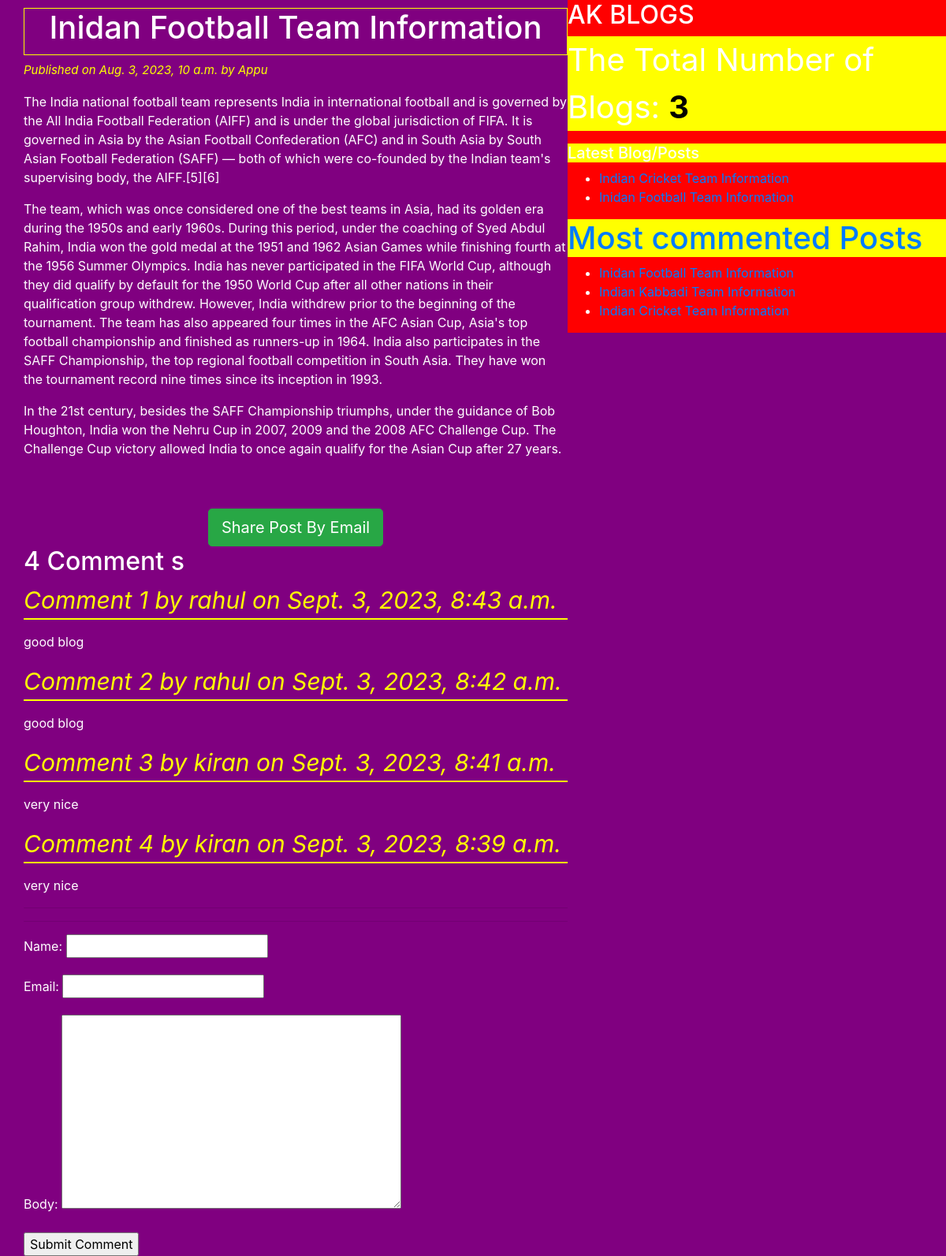
The page /2023/08/03/Inidan-Football-Team-Information/ on the database its author committed.
### blogapp/models.py (models this page shows, shortened)
class Post(models.Model):
	STATUS_CHOICES = (('draft','Draft'),('published','Published'))
	title = models.CharField(max_length=50)
	slug = models.SlugField(max_length=50,unique_for_date='publish')
	author = models.ForeignKey(User, related_name='blog_posts',on_delete=models.CASCADE)
	body = models.TextField()
	publish = models.DateTimeField(default=timezone.now)
	created = models.DateTimeField(auto_now_add=True)
	updated = models.DateTimeField(auto_now=True)
	status = models.CharField(max_length=50,choices=STATUS_CHOICES,default='draft')
	objects = CustomManager()
	tags = TaggableManager()
	class Meta:
		ordering = ('-publish',)
	def get_absolute_url(self):
		return reverse('post_detail',args=[self.publish.year,self.publish.strftime('%m'),self.publish.strftime('%d'),self.slug])

class Comment(models.Model):
    post = models.ForeignKey(Post,related_name='comments', on_delete=models.CASCADE)
    name = models.CharField( max_length=50)
    email = models.EmailField()
    body = models.TextField()
    created = models.DateTimeField(auto_now_add=True)
    updated = models.DateTimeField(auto_now=True)
    active = models.BooleanField(default=True)
    class Meta:
        ordering=('-created',)

### blogapp/views.py (the view)
# urls.py: re_path(r'^(?P<year>\d{4})/(?P<month>\d{2})/(?P<day>\d{2})/(?P<post>[-\w]+)/$',views.post_detail_view,name='post_detail'),
def post_detail_view(request,year,month,day,post):
	post = get_object_or_404(Post,slug=post,status='published',publish__year=year,publish__month=month,publish__day=day)
	comments = post.comments.filter(active=True)
	csubmit = False
	if request.method == 'POST':
		form = CommentForm(request.POST)
		if form.is_valid():
			new_comment = form.save(commit=False)
			new_comment.post = post
			new_comment.save()
			csubmit = True
	else:
		form = CommentForm()
	my_dict = {'post':post,'form':form,'csubmit':csubmit,'comments':comments}
	return render(request = request,template_name = 'blogapp/post_detail.html',context=my_dict)

### blogapp/forms.py
class CommentForm(forms.ModelForm):
    class Meta:
    	model = Comment
    	fields=('name','email','body')

### blogapp/models.py (called while the page is built)
	def get_queryset(self):
		return super().get_queryset().filter(status='published')

### blogapp/templatetags/blog_tags.py (called while the page is built)
@register.simple_tag(name='my_tag')
def total_posts():
	return Post.objects.count()

@register.inclusion_tag('blogapp/latest_posts.html')
def show_latest_posts():
	latest_posts = Post.objects.order_by('-publish')[:2]
	return {'latest_posts':latest_posts}

@register.simple_tag()
def get_most_commented_posts(count=4):
	return Post.objects.annotate(total_comments=Count('comments')).order_by('-total_comments')[:count]

### templates/blogapp/post_detail.html (shortened to what this page needs)
{% extends "blogapp/base.html" %}
{% block content_block %}
    <h1>{{post.title }}</h1>
    <p id= "date">Published on {{post.publish}} by {{ post.author|title}}</p>
    {{post.body|linebreaks }}
    <br><br>
    <div class="container" align="center">
        <a href="/{{ post.id }}/share" class="btn btn-lg btn-success">Share Post By Email</a>
    </div>
    {% with comments.count as comments_count  %}
        <h2>{{  comments_count}} Comment {{ comments_count|pluralize }}</h2>
    {% endwith %}
    {% if comments %}
        {% for comment in comments %}
            <p id='ch'>Comment {{ forloop.counter }} by {{ comment.name }} on {{ comment.created }}</p>
            <div class="cb">
                {{ comment.body|linebreaks }}
            </div>
        {% endfor %}
    <hr><hr>
    {% else %}
        <p>There are no Comments Yet!!!</p>
    {% endif %}
    {% if csubmit %}
        <h2>Your Comment added successfully</h2>
    {% else %}
        <form method="post">
            {{ form.as_p }}
            <input type="submit" name="" value="Submit Comment">
        </form>
    {% endif %}
{% endblock content_block %}

### templates/blogapp/base.html (shortened to what this page needs)
<!DOCTYPE html>
{% load blog_tags  %}
{% load static %}
<html lang="en" dir="ltr">
<head>
		<link rel="stylesheet" href="https://stackpath.bootstrapcdn.com/bootstrap/4.5.0/css/bootstrap.min.css">
        <link rel="stylesheet" type="text/css" href="{% static "css/blogapp/blog.css" %}">
</head>
<body>
	<div class="content">
		{% block content_block %}
		{% endblock content_block %}
	</div>
	<div class="sidebar">
		<h2>AK BLOGS</h2>
		<p id="num">The Total Number of Blogs: <span id="pcount">{% my_tag %}</span></p>
		<h3 id='second'>Latest Blog/Posts </h3>{% show_latest_posts %}
		<h3 id='multi'>Most commented Posts</h3>
		{% get_most_commented_posts as m_c_p%}
		<ul>
			{% for post in m_c_p %}
			<li><a href="{{ post.get_absolute_url }}">{{ post.title }}</a></li>
			{% endfor %}
		</ul>
	</div>
</body>
</html>

### templates/blogapp/latest_posts.html
<ul>
	{% for post in latest_posts %}
		<li><a href="{{ post.get_absolute_url }}">{{ post.title }}</li>
	{% endfor %}
</ul>

### static/css/blogapp/blog.css (style rules this page uses)
.content { width: 60%; float: left; padding: 10px 0 0 30px; background: purple; height: 100%; }
.sidebar { width: 40%; float: right; background: red; height: 100%; }
h1 { text-align: center; border: 1px solid yellow; padding-bottom: 10px; }
body { color:white; background: purple; }
#date { color: yellow; font-size: 15px; font-style: italic; }
#ch { color:yellow; font-size: 30px; font-style: italic; border-bottom: 2px solid yellow; }
#pcount { font-size: 40px; color:black; font-weight: bold; }
#multi { font-size: 40px; background-color: yellow; }
#num { font-size: 40px; background-color: yellow }
#second { font-size: 20px; background-color: yellow }

### rows shown on the page
Post: title "Inidan Football Team Information", publish "Aug. 3, 2023, 10 a.m.", author "Appu", body "The India national football team represents India in international football and is governed by the All India Football Federation (AIFF) and is under the global jurisdiction of FIFA. It is governed in Asia by the Asian Football Confederation (AFC) and in South Asia by South Asian Football Federation (SAFF) — both of which were co-founded by the Indian team's supervising body, the AIFF.[5][6] The team, which was once considered one of the best teams in Asia, had its golden era during the 1950s and early 1960s. During this period, under the coaching of Syed Abdul Rahim, India won the gold medal at the 1951 and 1962 Asian Games while finishing fourth at the 1956 Summer Olympics. India has never…"
Comment: name "rahul", created "Sept. 3, 2023, 8:43 a.m.", body "good blog"
Comment: name "rahul", created "Sept. 3, 2023, 8:42 a.m.", body "good blog"
Comment: name "kiran", created "Sept. 3, 2023, 8:41 a.m.", body "very nice"
Comment: name "kiran", created "Sept. 3, 2023, 8:39 a.m.", body "very nice"
Post: title "Indian Cricket Team Information"
Post: title "Indian Kabbadi Team Information"

### other values the page prints
{{ comments_count }} "4"
